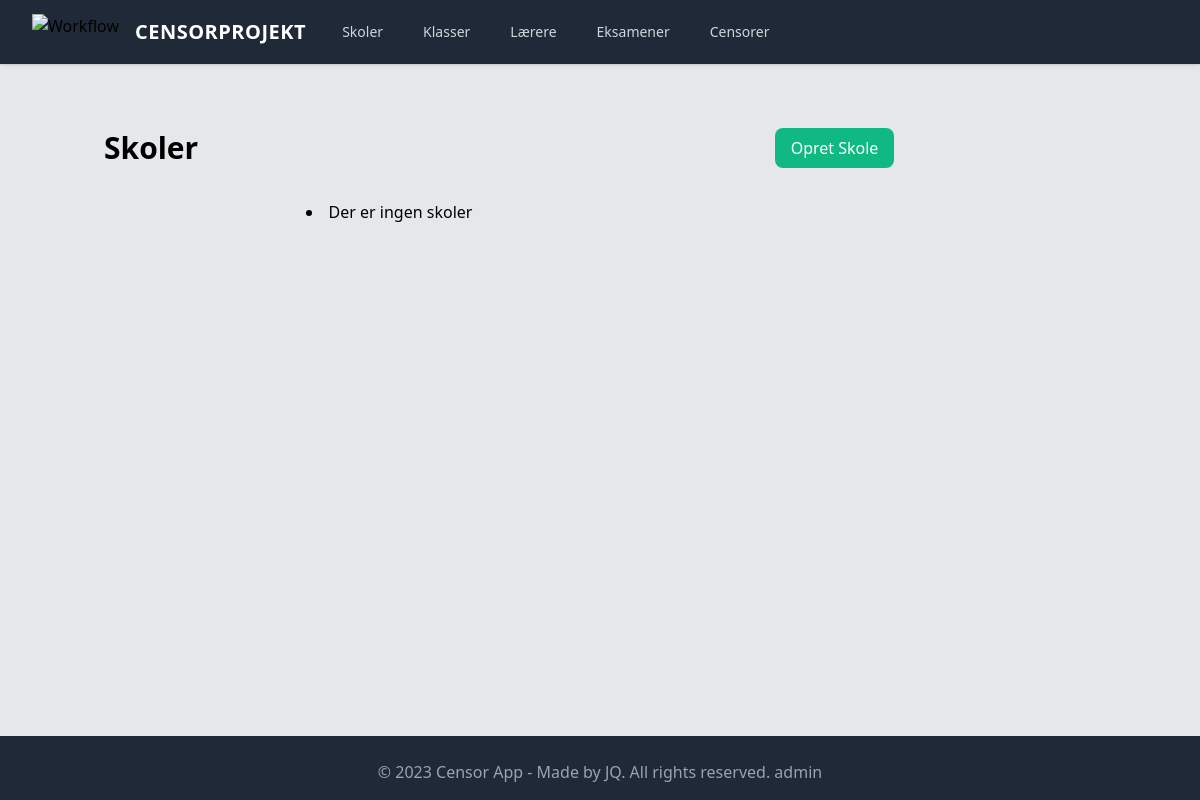
Before: /skoler/ with the older database file.
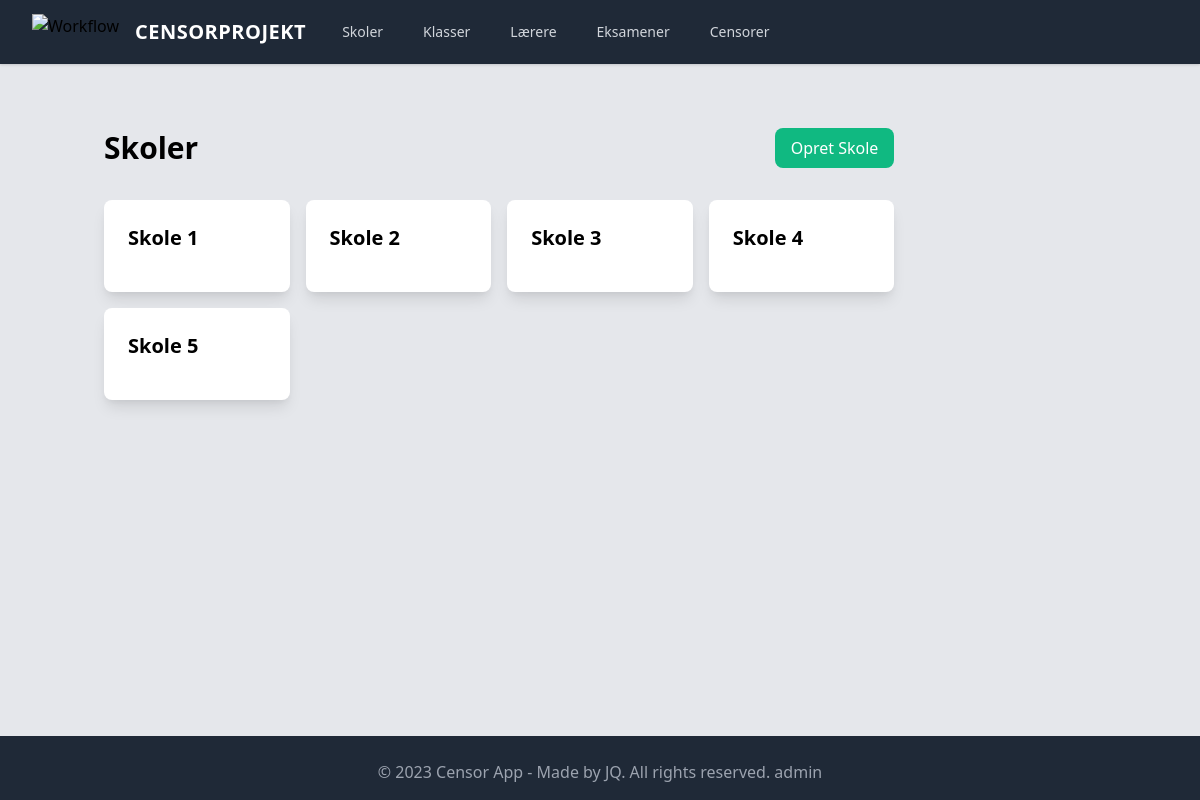
After: the same page with the newer database file.
### censor_app/models.py (models this page shows, shortened)
class Skole(models.Model):
    navn = models.CharField(max_length=200)
    adresse = models.CharField(max_length=200)
    class Meta:
        verbose_name_plural = "Skoler"

### censor_app/views.py (the view)
# urls.py: path("skoler/", SkoleList.as_view(), name="skole_list"),
class SkoleList(ListView):
    model = Skole
    template_name = "censor_app/skole_list.html"
    context_object_name = "skoler"

### templates/censor_app/skole_list.html (shortened to what this page needs)
{% extends 'censor_app/base.html' %} {% block content %}
<div class="flex justify-between items-center mb-8">
  <h1 class="text-3xl font-bold">Skoler</h1>
  <a
    href="{% url 'skole_create' %}"
    class="bg-green-500 text-white px-4 py-2 rounded-lg"
    >Opret Skole</a
  >
</div>
<div
  class="grid grid-cols-1 sm:grid-cols-2 md:grid-cols-3 lg:grid-cols-4 gap-4 mb-40"
>
  {% for skole in skoler %}
  <a href="{% url 'skole_detail' skole.pk %}">
    <div class="bg-white shadow-lg rounded-lg p-6">
      <h2 class="text-xl font-semibold mb-4">{{ skole.navn }}</h2>
    </div>
  </a>
  {% empty %}
  <p class="text-gray-600"><li>Der er ingen skoler</li></p>
  {% endfor %}
</div>
{% endblock %}

Changed rows visible on the page:
added Skole: navn "Skole 1"
added Skole: navn "Skole 2"
added Skole: navn "Skole 3"
added Skole: navn "Skole 4"
added Skole: navn "Skole 5"
Other visible differences:
text no longer shown: "Der er ingen skoler"
